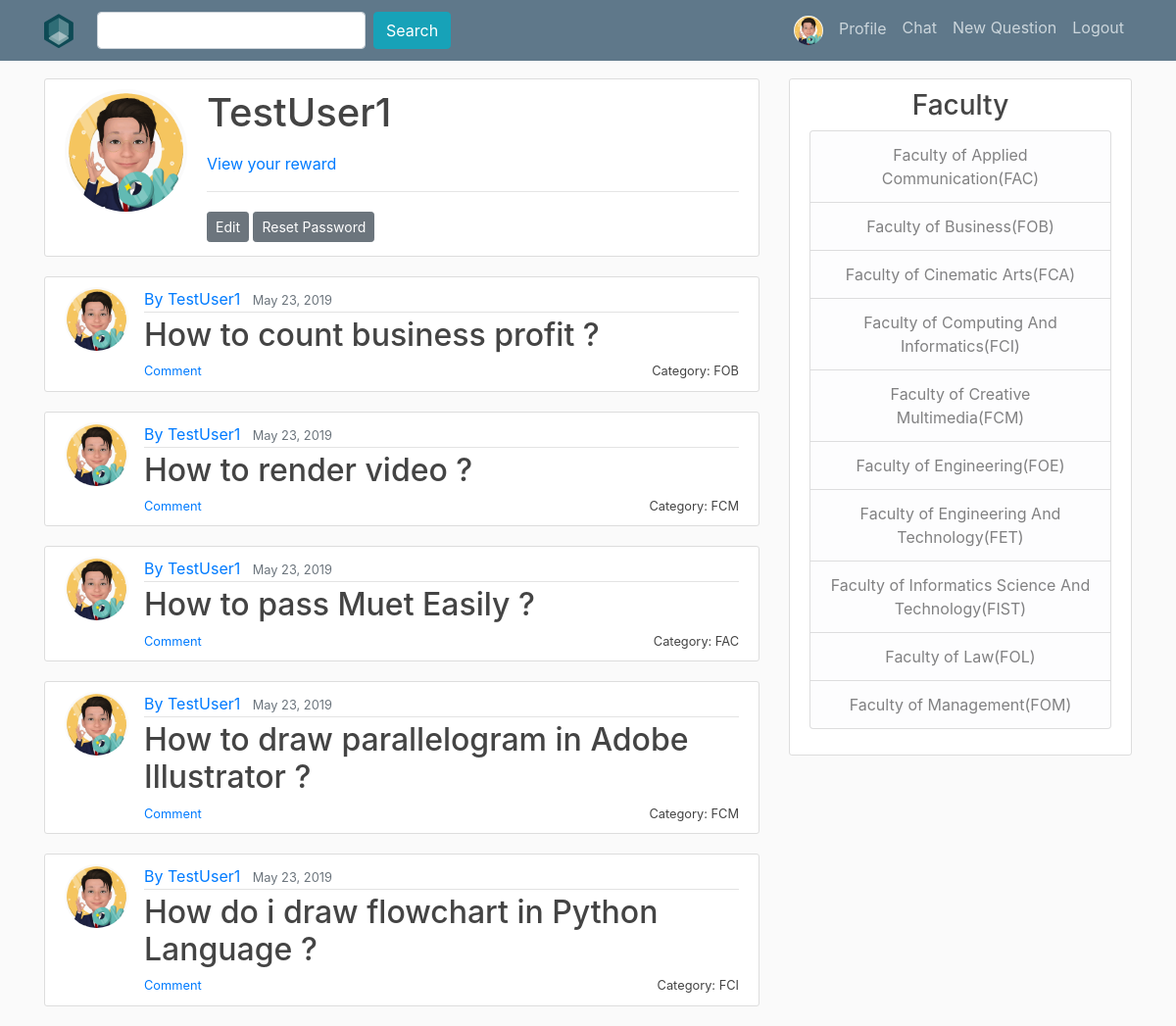
Screenshot of /profile/ (signed in) with the database file from the repository.
### users/models.py (models this page shows, shortened)
class Profile(models.Model):
    user = models.OneToOneField(User, on_delete=models.CASCADE) #make sure no duplicate username
    image = models.ImageField(default="default.png", upload_to="profile_pics") #specify this is image

### QnA/models.py (models this page shows, shortened)
class question (models.Model):
    title = models.CharField(max_length=100) #use charfield to limit user input
    liked_by = models.ManyToManyField(User,related_name='liked_by_question',blank = True)
    like = models.IntegerField(default=0)
    content = models.TextField() #use TextField if there is no limit for the content
    image = models.ImageField(upload_to="image",blank=True)
    date_published = models.DateTimeField(default=timezone.now) #auto-select the current time
    category = models.ForeignKey(category,on_delete=models.CASCADE)
    author = models.ForeignKey(User, on_delete=models.CASCADE) #if the user is deleted the question will be deleted

class category (models.Model):
    category = models.CharField(max_length=100)
    slug = models.SlugField(max_length=100,unique=True)
    def __str__(self):
        return self.category

### users/views.py (the view)
# urls.py: path('profile/', ProfileListView.as_view(template_name='users/profile.html'), name='profile'),
class ProfileListView(ListView):
    model = question #choose database
    template_name : 'users/profile.html'
    context_object_name = 'question'
    ordering = ['-date_published']
    paginate_by = 5

### users/templates/users/profile.html (shortened to what this page needs)
{% extends "QnA/base.html" %}
{% block content %}
<div class="content-section">
        <div class="media">
          <img class="rounded-circle account-img" src="{{ user.profile.image.url }}">
          <div class="media-body">
            <h2 class="account-heading">{{ user.username }}</h2>
            <a href="{% url 'reward' user.pk %}"> View your reward </a>
            <hr>
            <a class="btn btn-secondary btn-sm mt-1 mb-1" href="{% url 'profile_update' %}">Edit</a>
            <a class="btn btn-secondary btn-sm mt-1 mb-1" href="{% url 'password_reset' %}">Reset Password</a>
          </div>
        </div>
      </div>
  {% for question in question %}
  {% if question.author == user %}
  <article class="media content-section">
    <img class="rounded-circle article-img" src="{{ user.profile.image.url }}">
    <div class="media-body">
      <div class="article-metadata">
        <a class="mr-2" href="" >By {{ question.author }}</a>
        <small class="text-muted">{{ question.date_published|date:"F d, Y" }}</small>
      </div>
      <h2><a class="article-title" style="display : inline" href="{% url 'question-detail' question.pk %}" >{{ question.title }}</a></h2>
      <small class="article-title" style="float: right" >Category: {{ question.category }}</small>
      <small class="article-title" style="float: left" ><a href="{% url 'question-detail' question.pk %}">Comment</a></small>
    </div>
  </article>
  {% endif %}
{% endfor %}
{% endblock content %}

### QnA/templates/QnA/base.html (shortened to what this page needs)
{% load static %}
<!DOCTYPE html>
<html>
<head>
    <link rel="stylesheet" href="https://stackpath.bootstrapcdn.com/bootstrap/4.3.1/css/bootstrap.min.css">
		<link rel="stylesheet" type="text/css" href="{% static 'QnA/base.css' %}">
</head>
<body>
	<header class="site-header">
	  <nav class="navbar navbar-expand-md bg-steel fixed-top">
	    <div class="container">
				{% if user.is_authenticated %}
				<a class="navbar-brand mr-4" href="{% url 'qna' %}"><img src="{% static 'Image/logo.png' %}"/></a>
				{% else %}
				<a class="navbar-brand mr-4" href="{% url 'home' %}"><img src="{% static 'Image/logo.png' %}"/></a>
				{% endif %}
	      <div class="collapse navbar-collapse" id="navbarToggle">
	        <div class="navbar-nav mr-auto">
						<form class="form-inline" action="/search/" method="get">
								<input class="form-control mr-sm-2" type="text" name="search">
								<button class="btn btn-info" type="submit">
										 Search
								</button>
						</form>
	        </div>
	        </div>
	        <div class="navbar-nav">
	          {% if user.is_authenticated %}
						<a class="nav-item nav-link" href="{% url 'profile' %}"><img class="rounded-circle article-img" style="width:30px;height:30px"src="{{ user.profile.image.url }}">Profile</a>
						<a class="nav-item nav-link" href="/chat/">Chat</a>
						<a class="nav-item nav-link" href="{% url 'new-question' %}">New Question</a>
						<a class="nav-item nav-link" href="{% url 'logout' %}">Logout</a>
	          {% else %}
	         	 <a class="nav-item nav-link" href="{% url 'login' %}">Login</a>
	             <a class="nav-item nav-link" href="{% url 'register' %}">Register</a>
	          {% endif %}
	        </div>
	      </div>
	  </nav>
	</header>
	<main role="main" class="container">
	  <div class="row">
	    <div class="col-md-8">
	      {% block content %}{% endblock %}
	    </div>
	    <div class="col-md-4">
	      <div class="content-section">
	        <h3 align="center">Faculty</h3>
				<ul class="list-group" style="text-align:center">
	            	<a class="list-group-item list-group-item-light" href="/category/fac/">Faculty of Applied Communication(FAC)</a>
	            	<a class="list-group-item list-group-item-light" href="/category/fob/">Faculty of Business(FOB)</a>
	            	<a class="list-group-item list-group-item-light" href="/category/fca/">Faculty of Cinematic Arts(FCA)</a>
	            	<a class="list-group-item list-group-item-light" href="/category/fci/">Faculty of Computing And Informatics(FCI)</a>
	            	<a class="list-group-item list-group-item-light" href="/category/fcm/">Faculty of Creative Multimedia(FCM)</a>
	            	<a class="list-group-item list-group-item-light" href="/category/foe/">Faculty of Engineering(FOE)</a>
					<a class="list-group-item list-group-item-light" href="/category/fet/">Faculty of Engineering And Technology(FET)</a>
					<a class="list-group-item list-group-item-light" href="/category/fist/">Faculty of Informatics Science And Technology(FIST)</a>
					<a class="list-group-item list-group-item-light" href="/category/fol/">Faculty of Law(FOL)</a>
					<a class="list-group-item list-group-item-light" href="/category/fom/">Faculty of Management(FOM)</a>
	        	</ul>
	</main>
</body>
</html>

### QnA/static/QnA/base.css (style rules this page uses)
body { background: #fafafa; color: #333333; margin-top: 5rem; }
h1, h2, h3, h4, h5, h6 { color: #444444; }
ul { margin: 0; }
.bg-steel { background-color: #5f788a; }
.site-header .navbar-nav .nav-link { color: #cbd5db; }
.content-section { background: #ffffff; padding: 10px 20px; border: 1px solid #dddddd; border-radius: 3px; margin-bottom: 20px; }
.article-title { color: #444444; }
.article-img { height: 65px; width: 65px; margin-right: 16px; }
.article-metadata { padding-bottom: 1px; margin-bottom: 4px; border-bottom: 1px solid #e3e3e3 }
.account-img { height: 125px; width: 125px; margin-right: 20px; margin-bottom: 16px; }
.account-heading { font-size: 2.5rem; }

### rows the page displays
question: profile.image (picture), author "TestUser1", date_published "May 23, 2019", title "How to count business profit ?", category "FOB"
question: profile.image (picture), author "TestUser1", date_published "May 23, 2019", title "How to render video ?", category "FCM"
question: profile.image (picture), author "TestUser1", date_published "May 23, 2019", title "How to pass Muet Easily ?", category "FAC"
question: profile.image (picture), author "TestUser1", date_published "May 23, 2019", title "How to draw parallelogram in Adobe Illustrator ?", category "FCM"
question: profile.image (picture), author "TestUser1", date_published "May 23, 2019", title "How do i draw flowchart in Python Language ?", category "FCI"

### other values shown
{{ user.username }} "TestUser1"
